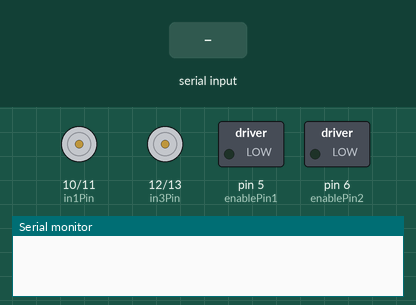
This sketch was run on a simulated Arduino Uno, built with avr-gcc and run on an emulated ATmega328P. Parts: motor-driver pin pairs drawn as motors (green arrow = first pin HIGH = forward, orange = second pin HIGH = backward, longer = more drive), switched loads named in the sketch (green lamp = pin HIGH), the last lines printed to the serial monitor. The test bench sets the inputs (shaded band).

Above: at 1.2 s.
1.3 s: byte 90 received over Serial
At 2.5 s:
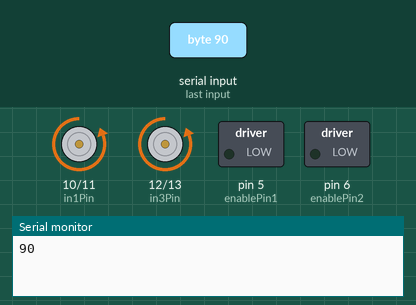
Timing chart, 0 to 4.3 s (numbered marks = the images above; inputs shaded):
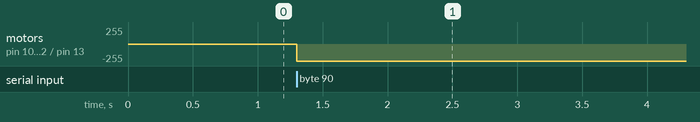

Measured:
- after the input at 1.3 s, motor on pin 10 (in1Pin) / pin 11 (in2Pin), motor on pin 12 (in3Pin) / pin 13 (in4Pin): stopped → backward 255/255 at once

The sketch:

MCont_Test.ino
```cpp
#include <Servo.h>


int in1Pin = 10;
int enablePin1 = 5;
int in2Pin = 11;
int in3Pin = 12;
int enablePin2 = 6;
int in4Pin = 13;

byte val;
bool isNotMoving = true;

void setup() {

  Serial.begin(9600);

  pinMode(in1Pin, OUTPUT);
  pinMode(in2Pin, OUTPUT);
  pinMode(enablePin1, OUTPUT);
  pinMode(in3Pin, OUTPUT);
  pinMode(in4Pin, OUTPUT);
  pinMode(enablePin2, OUTPUT);
}

void loop() {
  if (Serial.available()) {
    val = Serial.read();
    Serial.println(int(val));
    motorMove(int(val));
  }
 else {
    motorMove(int(val));
  }
}

void motorMove(int x) {
  if (x == 89 || x == 90) //Stop
  {
    setMotor1(0, true);
    setMotor2(0, true);
    isNotMoving = true;
  }

  if (x == 66) //Move front
  {
    setMotor1(128, true);
    setMotor2(128, true);
    isNotMoving = false;
  }

  if (x == 78) //Move back
  {
    setMotor1(128, false);
    setMotor2(128, false);
    isNotMoving = false;
  }

  if (x == 77) //left
  {
    setMotor1(128, false);
    setMotor2(128, true);
    isNotMoving = false;
  }

  if (x == 87) //right
  {
    setMotor1(128, true);
    setMotor2(128, false);
    isNotMoving = false;
  }
}

void setMotor1(int speed, boolean reverse)
{
  analogWrite(enablePin1, speed);
  digitalWrite(in1Pin, !reverse);
  digitalWrite(in2Pin, reverse);
}

void setMotor2(int speed, boolean reverse)
{
  analogWrite(enablePin2, speed);
  digitalWrite(in3Pin, !reverse);
  digitalWrite(in4Pin, reverse);
}
```
